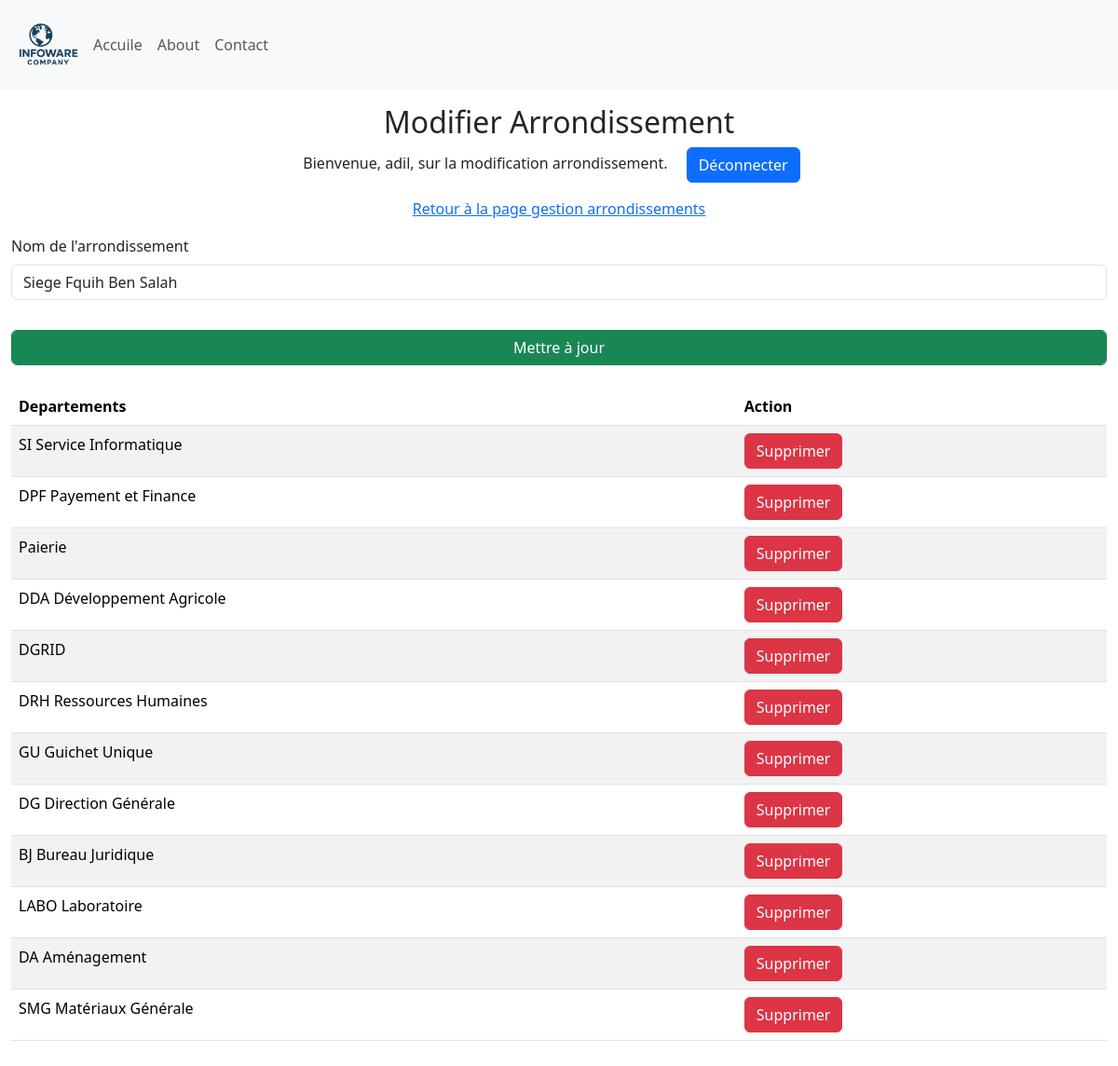
/update_arrondissement/1 (signed in), run on an earlier commit of the app's database.
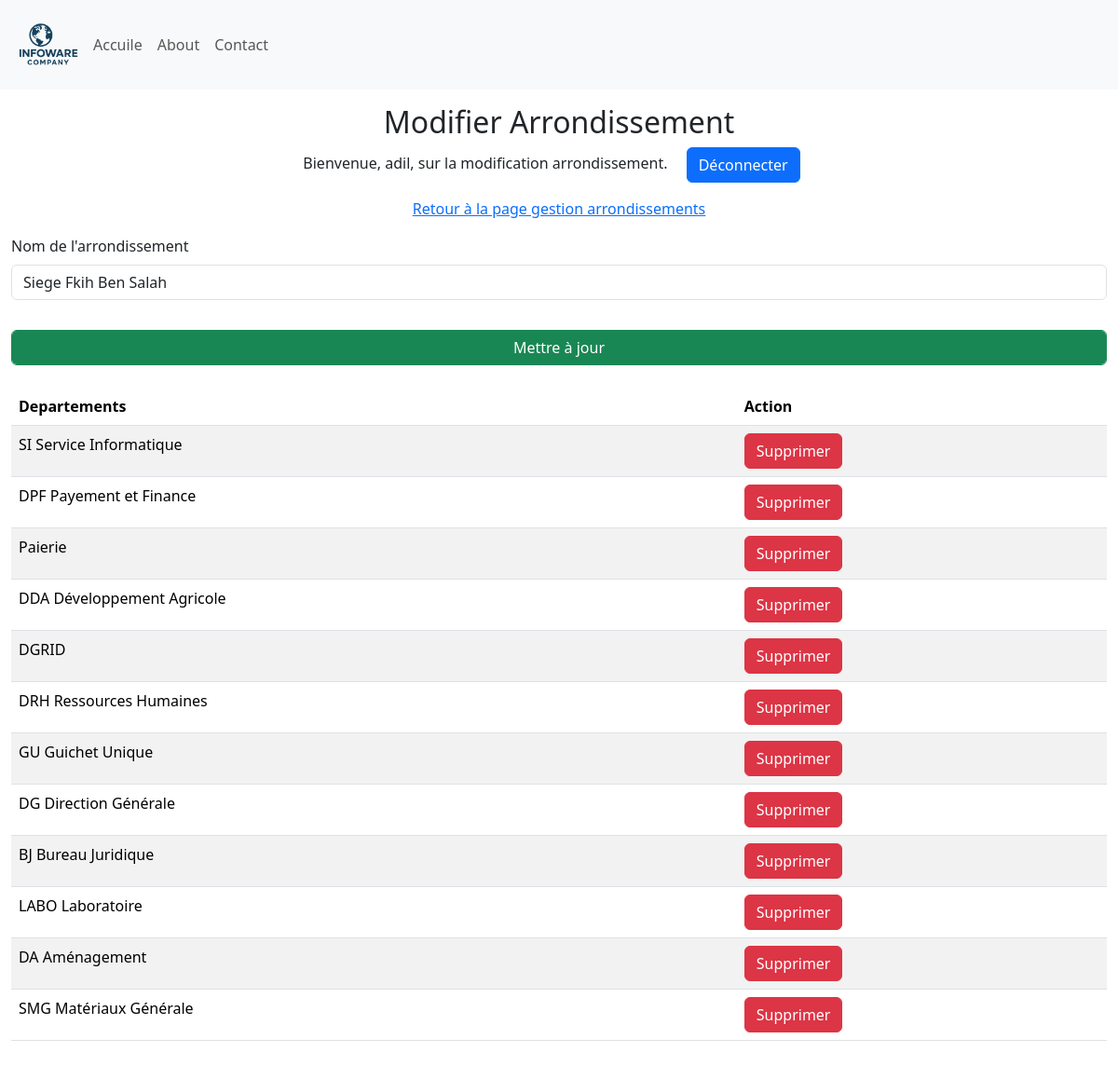
And on a later commit of the database.
### Site/models.py (models this page shows, shortened)
class Arondissement(db.Model):
    id = db.Column(db.Integer, primary_key=True)
    arondissement = db.Column(db.String(25), unique=True, nullable=False)
    departement = db.relationship('Departement', backref='Departement', lazy=True)

### Site/dashbord/arrondissement.py (the view)
@arrondissement.route('/update_arrondissement/<int:arrondissement_id>', methods=['GET', 'POST'])
def update_arrondissement(arrondissement_id):
    if 'user' not in session:
        return redirect(url_for('admin.admin'))
    arrondissement = Arondissement.query.get_or_404(arrondissement_id)
    if request.method == 'POST':
        new_name = request.form.get('arrondissementName')
        if new_name:
            arrondissement.arondissement = new_name
            db.session.commit()
            return redirect(url_for('arrondissement.manage_Arrondissements'))
    return render_template('update_arondissement.html', name=session['user'], arrondissement=arrondissement, departements=arrondissement.departement)

### Site/templates/update_arondissement.html (shortened to what this page needs)
{% extends 'base.html' %}
{% block body %}
<div class="container-fluid">
    <div class="row">
        <div class="col-12  my-3">
            <div class="text-center">
                <h2>Modifier Arrondissement</h2>
                <p>Bienvenue, {{ name }}, sur la modification arrondissement. <a class="mx-3 btn btn-primary" href="{{ url_for('admin.logout') }}"">Déconnecter</a></p>
                <p><a href="{{ url_for('arrondissement.manage_Arrondissements') }}">Retour à la page gestion arrondissements</a> </p>
            </div>
           <form method="POST">
                <div class="mb-3">
                    <label for="arrondissementName" class="form-label">Nom de l'arrondissement</label>
                    <input type="text" class="form-control" id="arrondissementName" name="arrondissementName" value="{{ arrondissement.arondissement }}" required>
                </div>
                <div class="mb-3">
                    <input type="submit" class="form-control btn btn-success mt-3" value="Mettre à jour">
                </div>
            </form>
                {% if departements %}
                <table class="table table-striped mt-4 ">
                    <thead>
                        <tr>
                          <th scope="col">Departements</th>
                          <th scope="col">Action</th>
                        </tr>
                      </thead>
                      <tbody>
                        {% for departement in departements %}
                        <tr>
                          <td>{{ departement.departement }}</td>
                          <td>
                             <a href ="{{ url_for('departement.delete_departement', departement_id=departement.id) }}" onclick="return confirm('Êtes-vous sûr de vouloir supprimer cet arrondissement ?');"  class="btn btn-danger">Supprimer</a>
                          </td>
                        </tr>
                        {% endfor %}
                </table>
                {% else %}
                <p class="mt-4 text-danger h4">Aucun departement associé à cet arrondissement.</p>
                {% endif %}
        </div>
    </div>
</div>
{% endblock %}

What changed in the data, as far as the page shows it:
changed Arondissement: arrondissementName "Siege Fquih Ben Salah" → "Siege Fkih Ben Salah"
